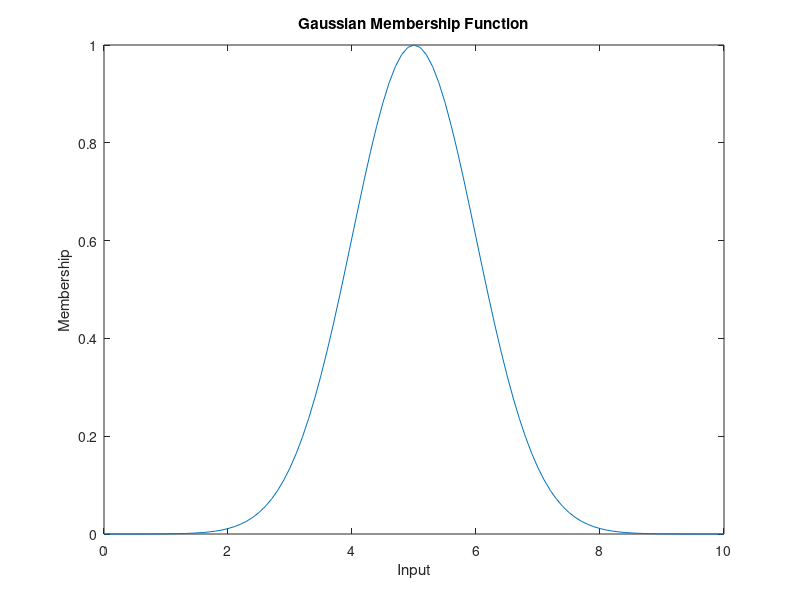

This figure's MATLAB source:
% Define the range of input values
x = 0:0.1:10;

% Define the parameters for the Gaussian membership function
c = 5;  % Center or mean
sigma = 1;  % Standard deviation or width

% Create the Gaussian membership function manually
mf = exp(-(x - c).^2 / (2 * sigma^2));

% Visualize the membership function
plot(x, mf);
xlabel('Input');
ylabel('Membership');
title('Gaussian Membership Function');
